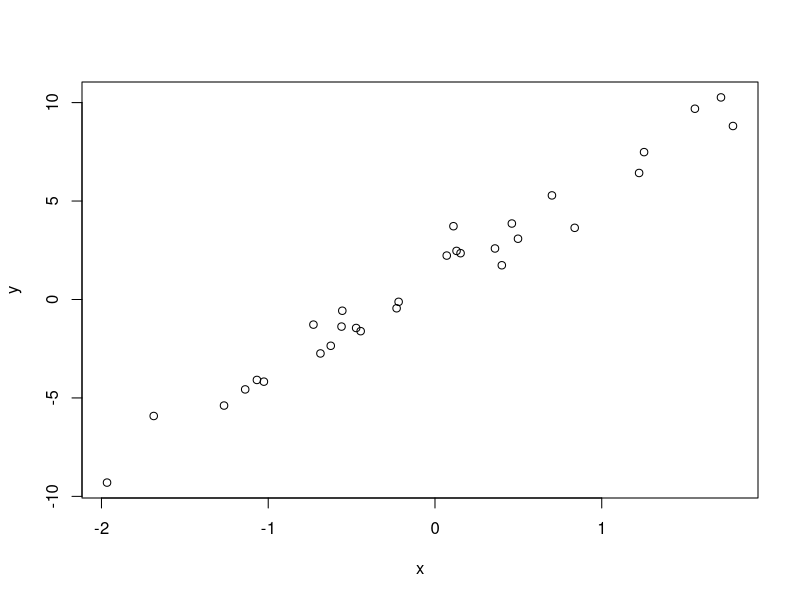
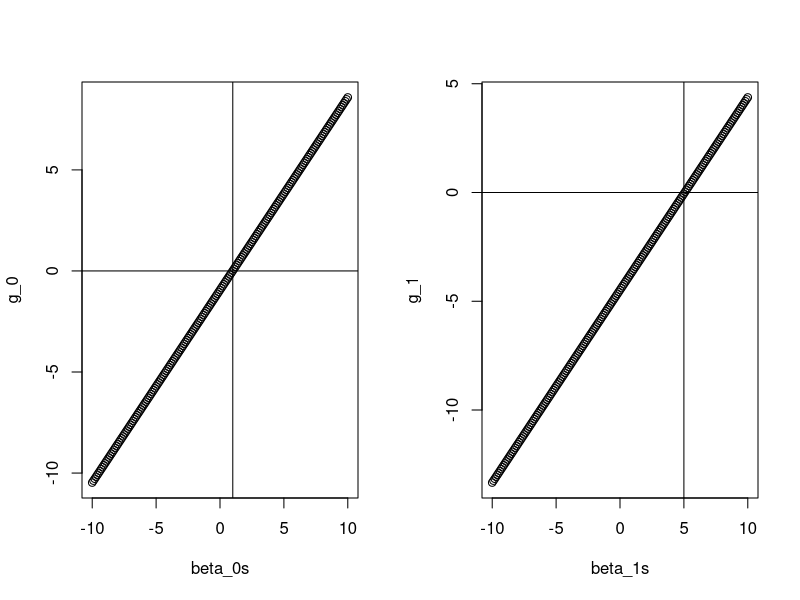
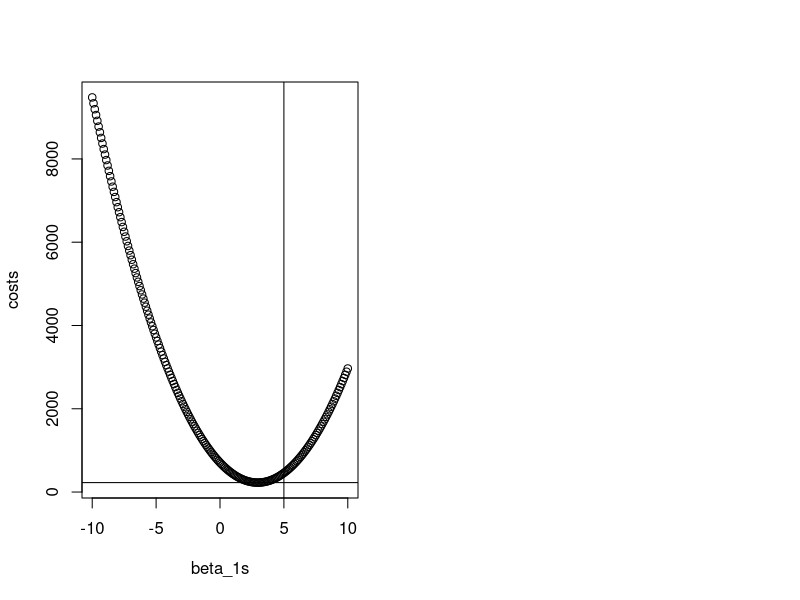

Write R code to recreate these figures, in order.
## ---- chunk 1
##Setup code
knitr::opts_chunk$set(warning = FALSE, message = FALSE)

# Libraries
library(tidyverse)
## ---- chunk 2
# Linear regression by gradient descent in R
# The purpose of this exercise is to test what is above and implement that in R.
# Steps:
# a) Generate some random data for X and Y (use rnorm function in R)
# b) Check linearity by running lm(y~x) and get the coefficient
# c) Build Cost and gradient descent function
# d) The output of betas (𝛽0  + 𝛽1) should be equal to the coefficients above
## ---- chunk 3
# Generates linear data with normal residuals
set.seed(123)
x <- rnorm(n = 30)

epsilon <- rnorm(n = 30)

y <- 5*x + 1 + epsilon

plot(x,y)
## ---- chunk 4
ols_cost <- function(x, y, beta_0, beta_1){
    cost <- (y - (beta_1 * x + beta_0))^2
    return(sum(cost))
}
## ---- chunk 5
slr_gradient_desc <- function(x, y, alpha){

    # Summary statistic calculations.
    # Helps to calculate the gradient faster.
    x_bar <- mean(x)
    y_bar <- mean(y)
    xy_bar <- mean(x*y)
    x_sqbar <- mean(x^2)

    # initial guess for beta_0 and beta_1
    beta_0 <- y_bar
    beta_1 <- 0

    cost_0 <- ols_cost(x, y, beta_0, beta_1)

    # Dataframe to store results.
    df_results <- c(beta_0 = beta_0,
                    beta_1 = beta_1,
                    error = cost_0)

    # A counter to determine is the error is unchanging.
    count_same <- 0

    while(count_same < 10){

        # Cost prior to beta adjustment.
        cost_start <- ols_cost(x, y, beta_0, beta_1)

        #print(cost_start)

        #print(c(beta_0, beta_1))

        # Calculate gradient values.
        g_0 <- beta_0 + (beta_1 * x_bar) - y_bar
        g_1 <- (beta_0 * x_bar) + (beta_1 * x_sqbar) - xy_bar

        # Update betas.
        beta_0 <- beta_0 - (alpha * g_0)
        beta_1 <- beta_1 - (alpha * g_1)

        # Calculate new cost.
        cost_after <- ols_cost(x, y, beta_0, beta_1)

        #print(cost_after)

        #print(c(beta_0, beta_1))

        # Check cost relation.
        #if(cost_start < cost_after) {
            #return("Bad alpha, over shot minimum! Lower alpha and try again")
        if(cost_start == cost_after) {
            df_results <- rbind(df_results,
                                c(beta_0, beta_1, cost_after))
            count_same <- count_same + 1
        } else {
            df_results <- rbind(df_results,
                                c(beta_0, beta_1, cost_after))
        }
    }
    return(df_results)
}
## ---- chunk 6
test_1 <- slr_gradient_desc(x, y, alpha = 0.01)
## ---- chunk 7
#beta_0 <- y_bar
#beta_1 <- 0
#beta_1s <- c()

#for(i in 1:1000){
    ## Summary statistic calculations.
    ## Helps to calculate the gradient faster.
    #x_bar <- mean(x)
    #y_bar <- mean(y)
    #xy_bar <- mean(x*y)
    #x_sqbar <- mean(x^2)

    ## initial guess for beta_0 and beta_1

    #g_0 <- beta_0 + (beta_1 * x_bar) - y_bar
    #g_1 <- (beta_0 * x_bar) + (beta_1 * x_sqbar) - xy_bar

    ## Update betas.
    #beta_0 <- beta_0 - (0.01 * g_0)
    #beta_1 <- beta_1 - (0.01 * g_1)

    #beta_1s <- append(beta_1s, beta_1)
#}
## ---- chunk 8
# gradient testing

# Summary statistic calculations.
x_bar <- mean(x)
y_bar <- mean(y)
xy_bar <- mean(x*y)
x_sqbar <- mean(x^2)

# Betas to plot
beta_0s <- seq(from = -10, to = 10, by = .1)
beta_1s <- seq(from = -10, to = 10, by = .1)

g_0 <- beta_0s + (beta_1s * x_bar) - y_bar
g_1 <- (beta_0s * x_bar) + (beta_1s * x_sqbar) - xy_bar

par(mfrow = c(1,2))
plot(beta_0s, g_0)
abline(h = 0, v = 1)
plot(beta_1s, g_1)
abline(h = 0, v = 5)
## ---- chunk 9
costs <- c()

for(i in seq(from = 1, to = length(beta_0s))){
    costs <- append(costs, ols_cost(x, y, beta_0s[i], beta_1s[i]))
}

plot(beta_1s, costs)
abline(h = min(costs), v = 5)
